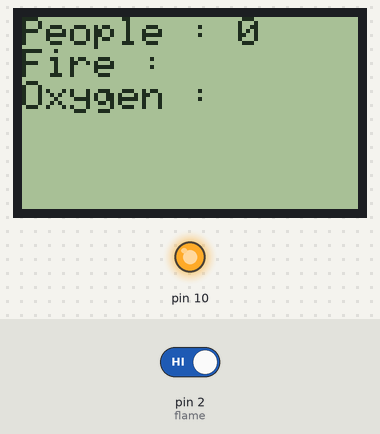
A sketch run on a simulated Arduino Uno, built with avr-gcc and run on an emulated ATmega328P. Parts: 84×48 one-colour display, output pins drawn as LEDs (lit = HIGH). Inputs (shaded band) come from the test bench; at power-on: pin 2 (flame) HIGH.

Above: at 0.05 s.
At 1.2 s:
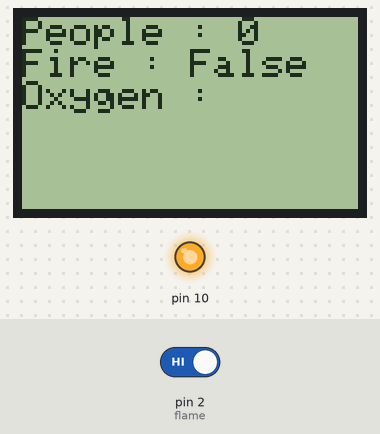
1.3 s: pin 2 (flame) driven LOW
At 1.6 s:
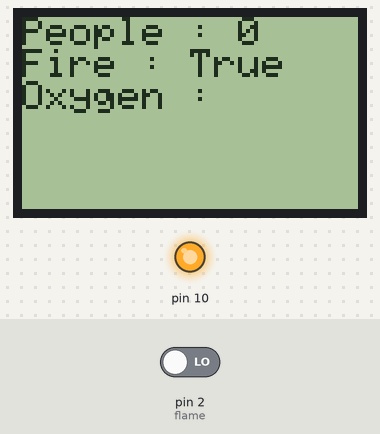
Timing chart, 0 to 4.3 s (numbered marks = the images above; inputs shaded):
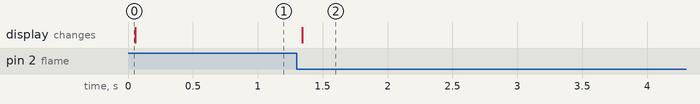

The sketch:

lcd_and_gesture_and_flame_sensor.ino
```cpp
#include <Wire.h>
#include <PCD8544.h>


static const byte glyph[] = { B00010000, B00110100, B00110000, B00110100, B00010000 };
static PCD8544 lcd;
static int counter = 0;
int flame = 2;      // 불꽃감지 센서 핀 번호 2
int state = 0;      // 불꽃감지 센서의 상태 값 저장 변수
String fire;


// Constants


void setup() {

  pinMode(flame, INPUT);   // 불꽃 감지 센서를 입력으로 설정
  Serial.begin(9600);      // 시리얼 통신, 속도는 9600

  //LCD set up
  pinMode(10,OUTPUT);
  digitalWrite(10, HIGH); // LCD light on / off
  // PCD8544-compatible displays may have a different resolution...
  lcd.begin(84, 48);

  // Add the smiley to position "0" of the ASCII table...
  lcd.createChar(0, glyph);
  lcd.setContrast(65);

}

void loop() {

  lcd.setCursor(0, 0);
  lcd.print("People : ");
  lcd.print(counter);
  lcd.print(" ");

  lcd.setCursor(0, 1);
  lcd.print("Fire : ");
  lcd.print(fire);
  lcd.print(" ");

  lcd.setCursor(0, 2);
  lcd.print("Oxygen : ");


  state = digitalRead(flame);   // 불꽃 감지 센서값 입력받음


  if (state == 0){              // 불꽃감지 센서의 값이 0일때(불꽃이 감지 되었을 때)
    //Serial.println("ON");     // LCD에 센서값 출력해 주기.
    fire = "True";
  }
  else if (state == 1){           // 불꽃감지 센서의 값이 1일때 (불꽃이 감지 되지 않았을 때)
    //Serial.println("OFF");      // LCD에 센서값 출력해 주기.
    fire = "False";
  }

}
```

Measured:
- after the input at 1.3 s, the display: changes at once (image 2)
